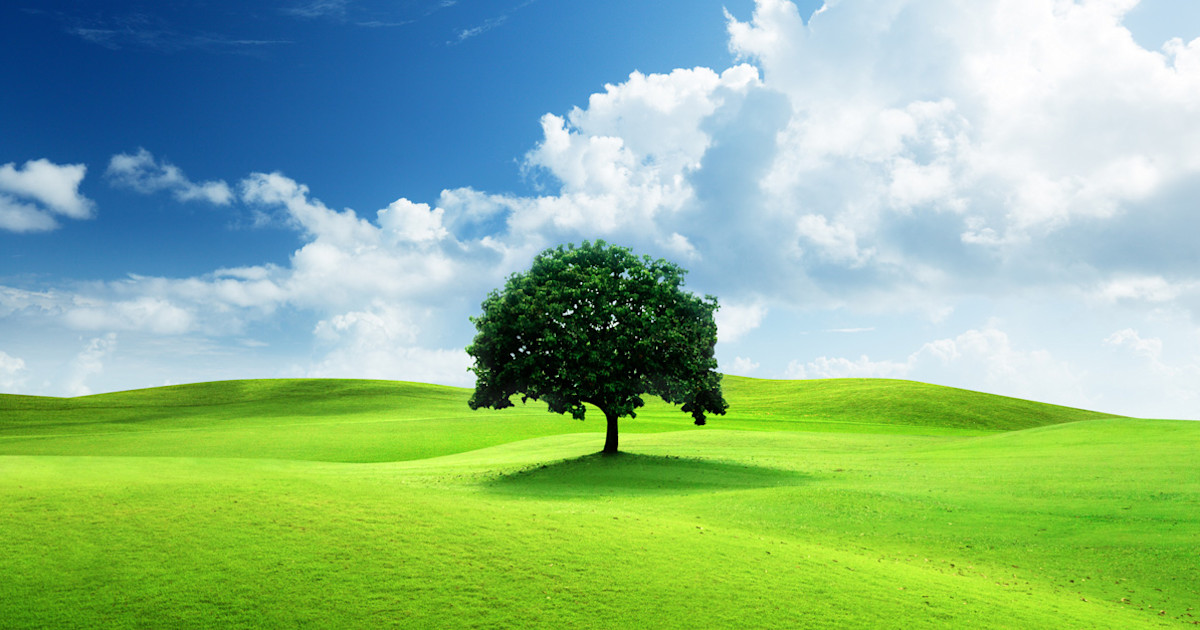
#> input picture nature-images.jpg, 1200 x 630 px
$ jupyter execute Lab_2.ipynb
#> lines starting #> are read from the running program, lines starting #| are printed output that depends on the picture
[cell 1]
import cv2

[cell 2]
image = cv2.imread('nature-images.jpg')
#> image is the input picture: shape (630, 1200, 3); mean B, G, R 139.9, 183.6, 139.8

[cell 3]
import matplotlib.pyplot as plt

gray = cv2.cvtColor(image, cv2.COLOR_BGR2GRAY)
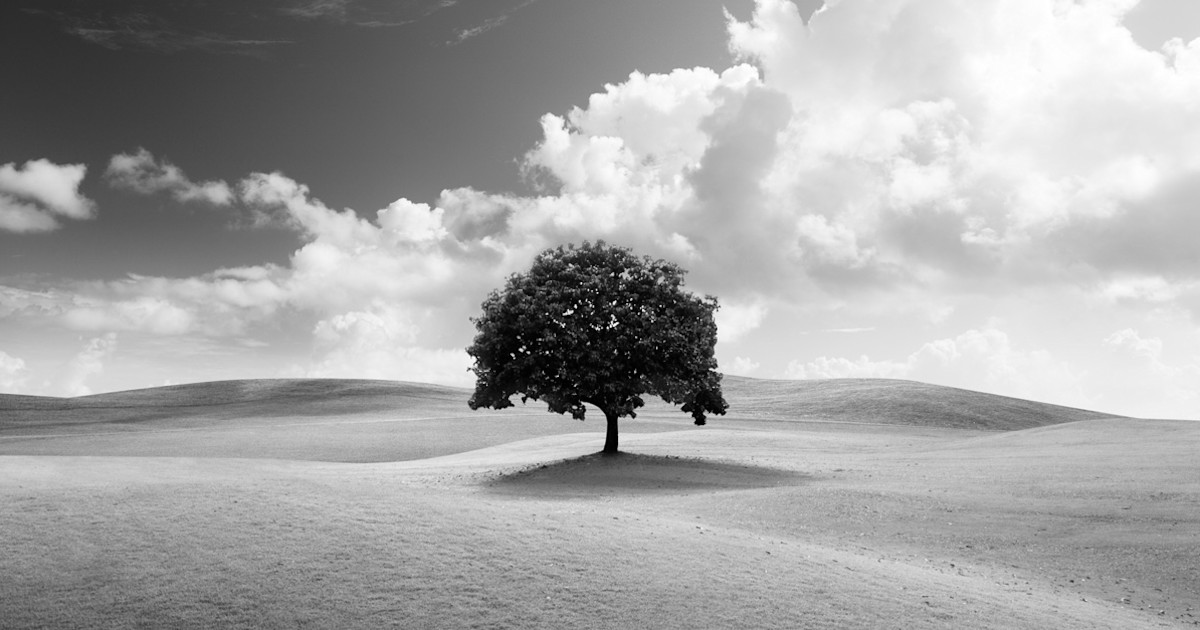
#> gray: shape (630, 1200); min 0, max 255, mean 165.5

# Convert BGR → RGB for matplotlib
image_rgb = cv2.cvtColor(image, cv2.COLOR_BGR2RGB)


plt.subplot(1, 2, 1)
plt.imshow(image_rgb)
plt.title("Original")
plt.axis("off")

plt.subplot(1, 2, 2)
plt.imshow(gray, cmap="gray")
plt.title("Gray Image")
plt.axis("off")

plt.show()
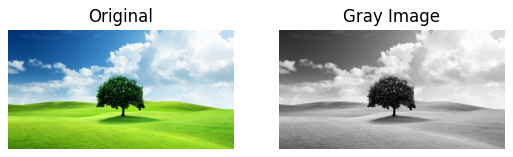
#> figure drawn by matplotlib, 2 panels
